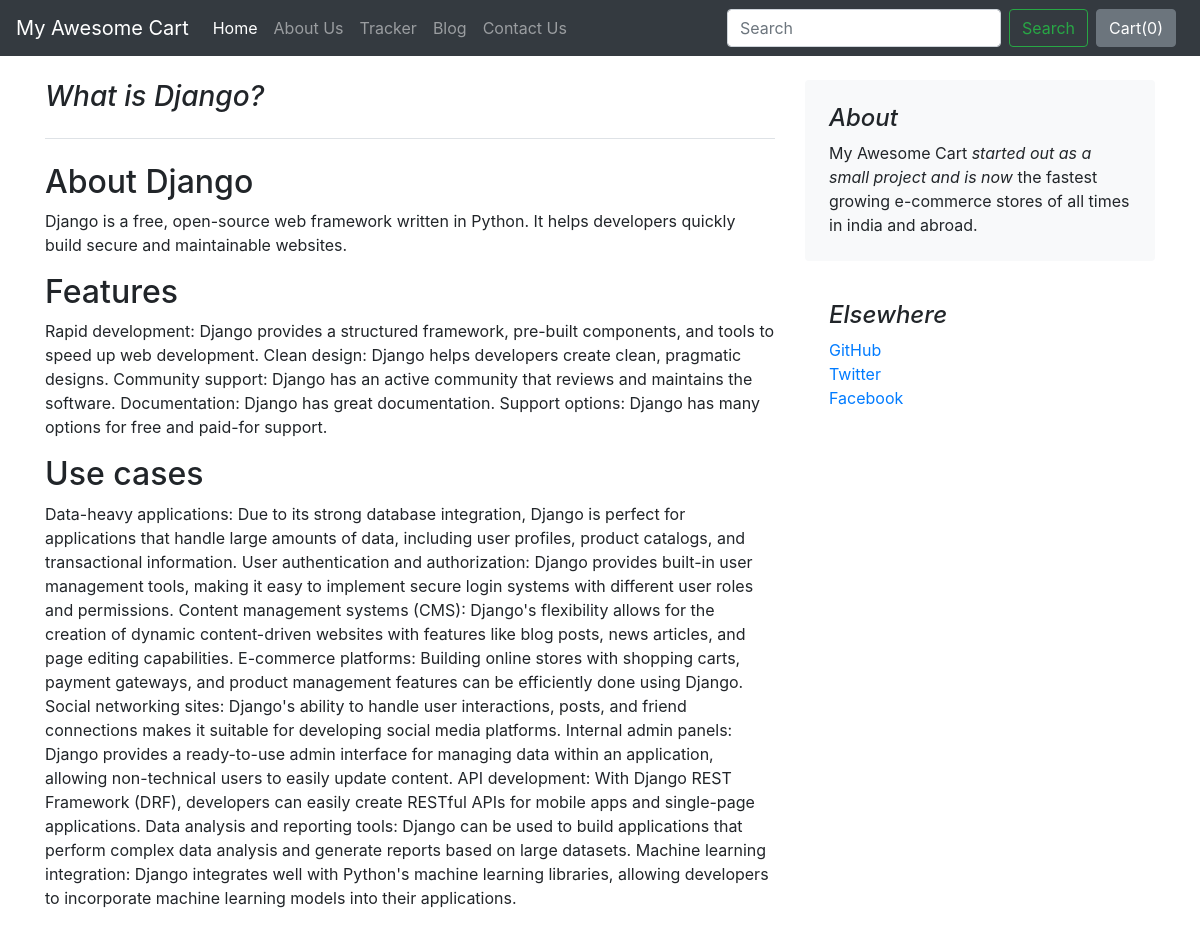
The app's page /blog/blogpost/2 with its own data.
### blog/models.py (models this page shows)
class Blogpost(models.Model):
    post_id = models.AutoField(primary_key= True)
    title = models.CharField(max_length=50)
    head0 = models.CharField(max_length=500, default="")
    chead0 = models.CharField(max_length=5000, default="")
    head1 = models.CharField(max_length=500, default="")
    chead1 = models.CharField(max_length=5000, default="")
    head2 = models.CharField(max_length=500, default="")
    chead2 = models.CharField(max_length=5000, default="")
    pub_date = models.DateField()
    thumbnail = models.ImageField(upload_to='shop/images', default="")
    def __str__(self):
        return self.title

### blog/views.py (the view)
# urls.py: path('blogpost/<int:id>', views.blogpost,name="blogPost"),
def blogpost(request, id):
    post = Blogpost.objects.filter(post_id=id)[0]
    print(post)
    return render(request, 'blog/blogpost.html', {'post': post})

### blog/templates/blog/blogpost.html
{% extends 'blog/basic.html' %}
{% block body %}
<div class="container">
    <div class="row mt-4">
        <div class="col-md-8 blog-main">
            <h3 class="pb-4 mb-4 font-italic border-bottom">
                {{post.title}}
            </h3>
            <div class="blog-post">
                <h2 class="blog-post-title">{{post.head0}}</h2>
                <p>{{post.chead0}}</p>
                <h2>{{post.head1}}</h2>
                <p>{{post.chead1}}</p>
                <h2>{{post.head2}}</h2>
                <p>{{post.chead2}}</p>
            </div>
        </div>
        <aside class="col-md-4 blog-sidebar">
            <div class="p-4 mb-3 bg-light rounded">
                <h4 class="font-italic">About</h4>
                <p class="mb-0">My Awesome Cart <em>started out as a small project and is now</em> the fastest growing e-commerce stores of all times in india and abroad.</p>
            </div>
            <div class="p-4">
                <h4 class="font-italic">Elsewhere</h4>
                <ol class="list-unstyled">
                    <li><a href="#">GitHub</a></li>
                    <li><a href="#">Twitter</a></li>
                    <li><a href="#">Facebook</a></li>
                </ol>
            </div>
        </aside>
    </div>
</div>
{% endblock %}

### records on screen
Blogpost: title "What is Django?", head0 "About Django", chead0 "Django is a free, open-source web framework written in Python. It helps developers quickly build secure and maintainable websites.", head1 "Features", chead1 "Rapid development: Django provides a structured framework, pre-built components, and tools to speed up web development. Clean design: Django helps developers create clean, pragmatic designs. Community support: Django has an active community that reviews and maintains the software. Documentation: Django has great documentation. Support options: Django has many options for free and paid-for support.", head2 "Use cases", chead2 "Data-heavy applications: Due to its strong database integration, Django is perfect for applications that handle large amounts of data, including user profiles, product catalogs, and transactional information. User authentication and authorization: Django provides built-in user management tools, making it easy to implement secure login systems with different user roles and permissions. Content management systems (CMS): Django's flexibility allows for the creation of dynamic content-driven websites with features like blog posts, news articles, and page editing capabilities. E-commerce platforms: Building online stores with shopping carts, payment gateways, and product management features can…"
